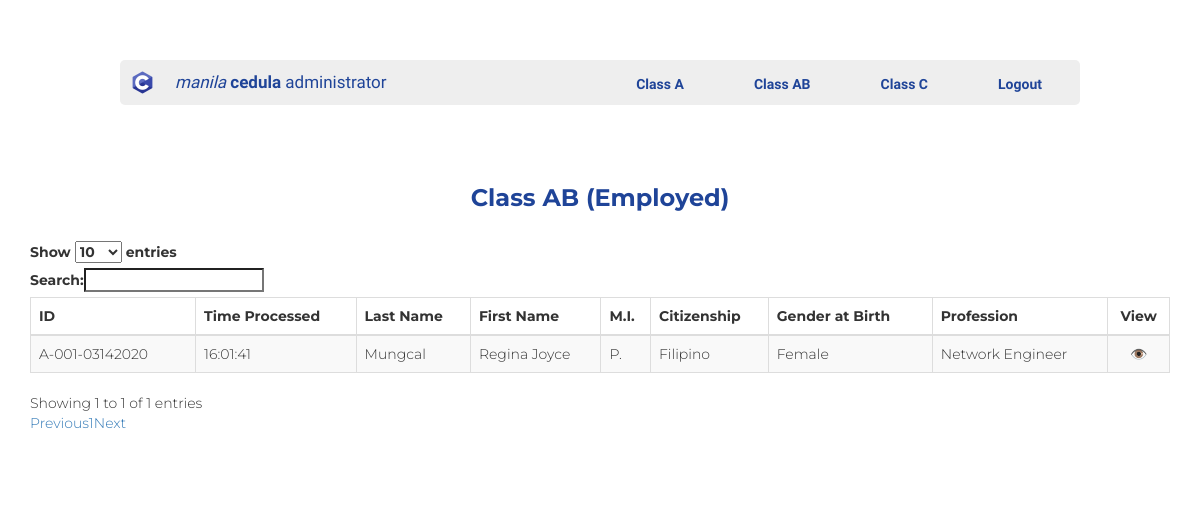
The page /admin_class_ab.php (signed in) on the database as committed earlier.
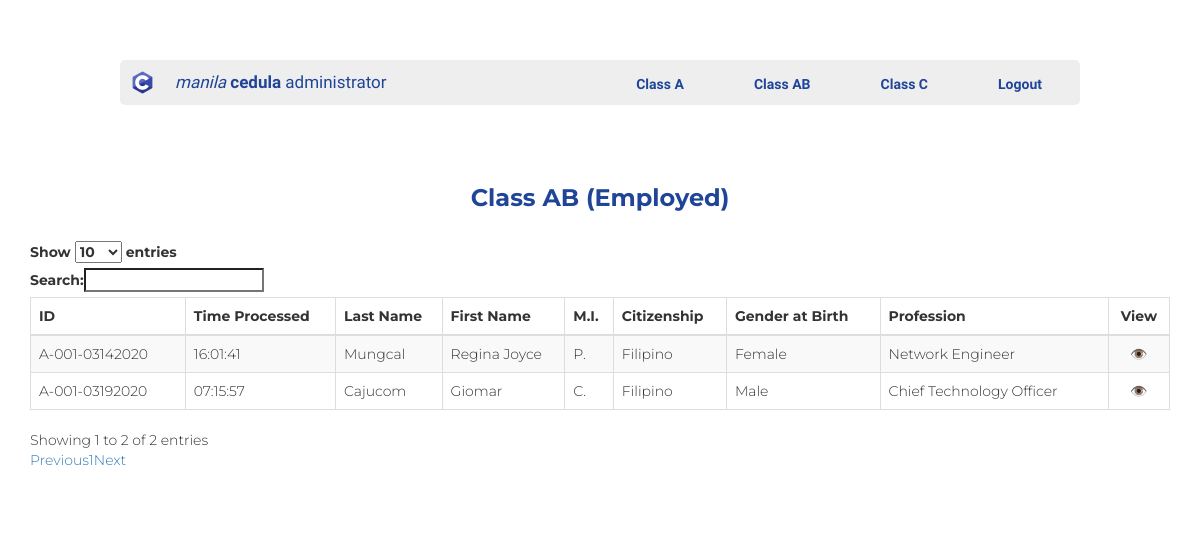
The same page on the database as committed later.
### tables this page shows
CREATE TABLE `classab` (
  `ID` int(11) NOT NULL,
  `queueNo` varchar(15) NOT NULL,
  `firstName` varchar(50) NOT NULL,
  `middle` varchar(5) NOT NULL,
  `lastName` varchar(30) NOT NULL,
  `homeAddress` varchar(100) NOT NULL,
  `dateOfBirth` date NOT NULL,
  `citizenship` varchar(20) NOT NULL,
  `placeOfBirth` varchar(100) NOT NULL,
  `civilStatus` varchar(20) NOT NULL,
  `gender` varchar(20) NOT NULL,
  `profession` varchar(50) NOT NULL,
  `taxAccountNo` bigint(20) NOT NULL,
  `ACRNo` varchar(13) NOT NULL,
  `heightCentimeters` float NOT NULL,
  `weightKilograms` float NOT NULL,
  `realPropertyIncome` double NOT NULL,
  `grossReceiptsFromBusiness` double NOT NULL,
  `salariesFromProfession` double NOT NULL,
  `dateProcessed` date NOT NULL,
  `timeProcessed` time NOT NULL
);

### admin_class_ab_table.php (the view, shortened to what this page needs)
<thead>
     <tr>
          <td><b>ID</b></td>
          <td><b>Time Processed</b></td>
          <td><b>Last Name</b></td>
          <td><b>First Name</b></td>
          <td><b>M.I.</b></td>
          <td><b>Citizenship</b></td>
          <td><b>Gender at Birth</b></td>
          <td><b>Profession</b></td>
          <td align="center"><b>View</b></td>
     </tr>
</thead>
<?php
     $con = mysqli_connect('localhost', 'root', '');
     mysqli_select_db($con, 'cedula');
     $sortTable="SELECT * FROM classab ORDER BY id DESC";
     $sortedTable = mysqli_query($con, $sortTable);
     while($row = mysqli_fetch_array($sortedTable))
     {
          echo '
          <tr>
               <td>'.$row["queueNo"].'</td>
               <td>'.$row["timeProcessed"].'</td>
               <td>'.$row["lastName"].'</td>
               <td>'.$row["firstName"].'</td>
               <td>'.$row["middle"].'</td>
               <td>'.$row["citizenship"].'</td>
               <td>'.$row["gender"].'</td>
               <td>'.$row["profession"].'</td>
               <td align="center"><a href="">👁️</a></td>
          </tr>
          ';
     }
?>

### admin_class_ab.php (shortened to what this page needs)
<!DOCTYPE html>
<html style="background-color: white;">
     <head>
          <link rel="stylesheet" href="https://maxcdn.bootstrapcdn.com/bootstrap/3.3.6/css/bootstrap.min.css" />
          <link rel="stylesheet" href="https://cdn.datatables.net/1.10.12/css/dataTables.bootstrap.min.css" />
          <link rel="stylesheet" href="style.css" />
     </head>
     <body>
     <div class="adminclass">
        <div class="container_all">
                <div class="navbaradmin">
                    <div class="logoadmin-pic"><img src="img/Clogo.png" height="25px" width="25px"></div>
                    <div class="logoadmin"><a href=""><i>manila</i>&nbsp;<b>cedula</b>&nbsp;administrator</a></div>
                <div class="menuadmin">
                    <ul class="navbaradmin_ul">
                    <li><a  class="btn" href="admin_class_a.php"><b>Class A</b></a></li>
                    <li><a  class="btn" href="admin_class_ab.php"><b>Class AB</b></a></li>
                    <li><a  class="btn" href="admin_class_c.php"><b>Class C</b></a></li>
                    <li><a  class="btn" href="logout.php"><b>Logout</b></a></li>
                    </ul>
                </div>
            </div>
        </div>
          <div class="container" style="font-family: 'Montserrat';">
               <h3 align="center" style="color: #1f4498"><b>Class AB (Employed)</b></h3>
               <br />
               <div class="table-responsive">
                    <table id="class_ab_data" class="table table-striped table-bordered">
                         <?php include  'admin_class_ab_table.php'; ?>
                    </table>  <br><br><br>
               </div>
          </div>
     </body>
</html>

### style.css (style rules this page uses)
* { margin: 0; padding: 0; }
html { background-color: #1f4498; color: white; font-family: 'Muli'; font-weight: 300; font-size: 20px; text-rendering: optimizeLegibility; }
.container_all { padding: 3rem 6rem; }
.adminclass { width: 100%; height: 100vh; background-color: white; }
.menuadmin { flex: 1; color: rgb(213, 22, 22); font-size: 13px; }
.menuadmin > ul { display: flex; list-style: none; }
.menuadmin .btn { background-color: transparent; padding: 10px 34px 7px; color: #1f4498; background-color: transparent; text-decoration: none; font-family: Muli; transition: 0.5s; border-radius: 2px; }
.navbaradmin_ul { text-align: right; list-style-type: none; float: right; margin: 3px; }
.navbaradmin_ul > li { background-image: url(arrow.gif); background-repeat: no-repeat; background-position: 100%; }
.navbaradmin { display: flex ; color: darkturquoise; background-color: rgb(238, 238, 238); height: 45px; width: 100%; border-radius: 5px; }
.logoadmin { padding-top: 10px; padding-right: 100px; font-family: 'Muli'; font-weight: 300; font-size: 17px; }
.logoadmin > a { padding: 10px; flex: 2; text-decoration: none; color: #1f4498; }
.logoadmin-pic { padding: 10px; }

Rows that differ between the two databases and show on the page:
added classab: queueNo "A-001-03192020", timeProcessed "07:15:57", lastName "Cajucom", firstName "Giomar", middle "C.", citizenship "Filipino", gender "Male", profession "Chief Technology Officer"
Other text that changed with them:
text written by a page script: "Show entries Search: Showing 1 to 1 of 1 entries Previous 1 Next" → "Show entries Search: Showing 1 to 2 of 2 entries Previous 1 Next"
